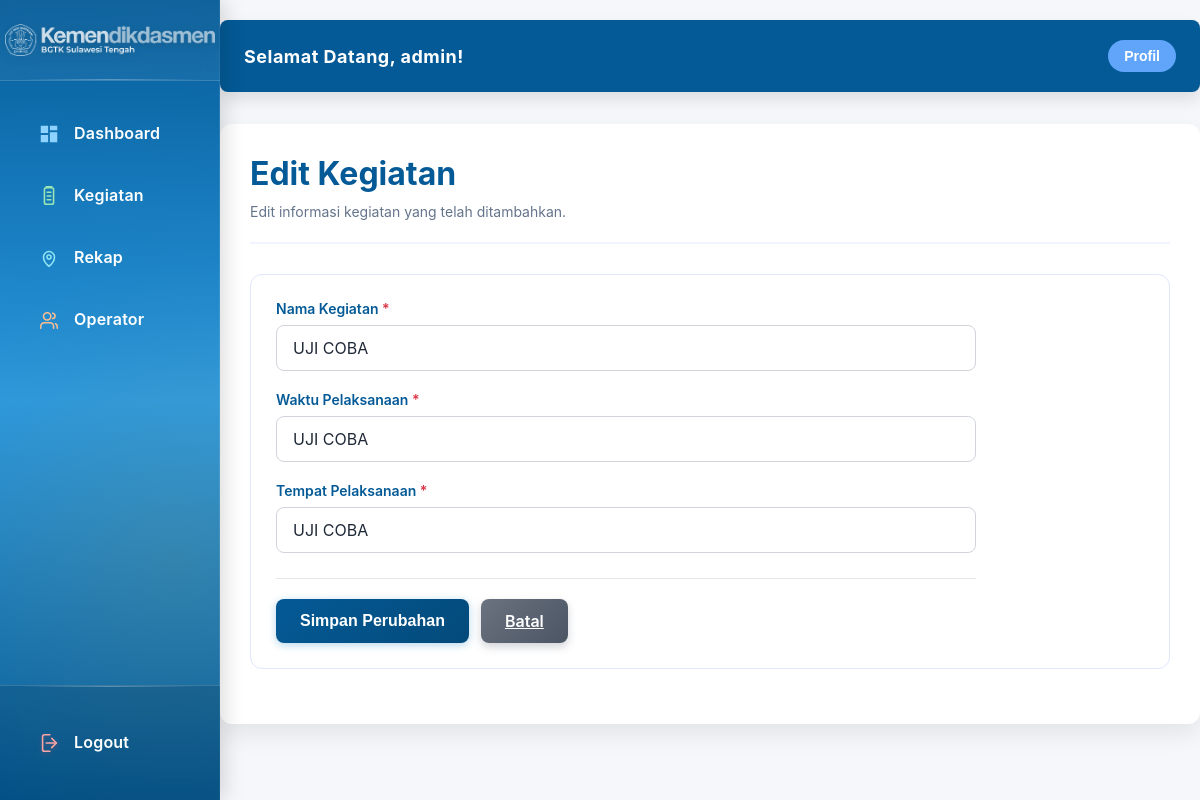
Page /admin/edit-kegiatan/9 (signed in) on the committed database.
### tables this page shows
CREATE TABLE kegiatan_master (
            id INTEGER PRIMARY KEY AUTOINCREMENT,
            nama_kegiatan TEXT NOT NULL,
            waktu_pelaksanaan VARCHAR(100) NOT NULL,
            tempat_pelaksanaan VARCHAR(200) NOT NULL,
            created_at TIMESTAMP DEFAULT CURRENT_TIMESTAMP,
            updated_at TIMESTAMP DEFAULT CURRENT_TIMESTAMP
        , is_hidden INTEGER DEFAULT 0);

### app.py (the view)
@app.route('/admin/edit-kegiatan/<int:kegiatan_id>', methods=['GET', 'POST'])
@admin_required
def admin_edit_kegiatan(kegiatan_id):
    return _edit_kegiatan(kegiatan_id, is_operator=False)

### app.py (called while the page is built)
def get_db_connection():
    try:
        connection = sqlite3.connect(DB_PATH, check_same_thread=False)
        connection.row_factory = sqlite3.Row  # Enable dictionary-like access
        connection.execute('PRAGMA foreign_keys = ON')
        return connection
    except sqlite3.Error as e:
        print(f"❌ Error connecting to SQLite: {e}")
        print(f"   Database path: {DB_PATH}")
        return None

def row_to_dict(row):
    if row is None:
        return None
    if isinstance(row, dict):
        return row
    return dict(row)

def is_logged_in():
    return session.get('logged_in', False)

def get_user_role():
    return session.get('user_role', 'user')

def is_admin():
    return session.get('is_admin', False)

def get_username():
    return session.get('username')

def get_user_display_name():
    user_nama = session.get('user_nama')
    username = session.get('username')
    return user_nama if user_nama else (username if username else 'Admin')

def admin_required(f):
    @wraps(f)
    def decorated_function(*args, **kwargs):
        if not is_logged_in():
            flash('Silakan login terlebih dahulu!', 'error')
            return redirect(url_for('login'))
        if not is_admin():
            flash('Anda tidak memiliki akses ke halaman ini!', 'error')
            return redirect(url_for('dashboard'))
        return f(*args, **kwargs)
    return decorated_function

@app.before_request
def refresh_session():
    if session.get('logged_in'):
        session.permanent = True
        session.modified = True

@app.after_request
def set_cache_headers(response):
    if response.content_type and 'text/html' in response.content_type:
        response.headers['Cache-Control'] = 'no-cache, no-store, must-revalidate, max-age=0'
        response.headers['Pragma'] = 'no-cache'
        response.headers['Expires'] = '0'
        response.headers['Vary'] = 'Cookie'
    if session.get('logged_in'):
        session.permanent = True
        session.modified = True
    return response

@app.context_processor
def inject_user_role():
    return dict(
        user_role=get_user_role(),
        user_display_name=get_user_display_name(),
        is_logged_in=is_logged_in(),
        is_admin=is_admin()
    )

### templates/admin/admin-edit-kegiatan.html (shortened to what this page needs)
<!DOCTYPE html>
<html lang="id">
<head>
    <link rel="stylesheet" href="{{ url_for('static', filename='css/admin.css') }}">
</head>
<body>
    <div class="admin-wrapper">
        <aside class="sidebar">
            <div class="sidebar-header">
                <img src="{{ url_for('static', filename='LOGO.png') }}" alt="BGTK Sulteng" class="sidebar-logo">
            </div>
            <nav class="sidebar-nav">
                <a href="{{ url_for('admin_dashboard') }}" class="sidebar-link">
                    <span class="sidebar-icon icon-dashboard" aria-hidden="true">
                        <svg viewBox="0 0 24 24" fill="currentColor">
                            <path d="M3 3h8v8H3V3zm10 0h8v5h-8V3zm0 7h8v11h-8V10zM3 13h8v8H3v-8z"/>
                        </svg>
                    </span>
                    <div class="sidebar-link-text">
                        <span class="sidebar-title">Dashboard</span>
                    </div>
                </a>
                <a href="{{ url_for('admin_kegiatan') }}" class="sidebar-link {% if 'kegiatan' in request.path and 'edit-kegiatan' not in request.path and 'detail' not in request.path %}active{% endif %}">
                    <span class="sidebar-icon icon-kegiatan" aria-hidden="true">
                        <svg viewBox="0 0 24 24" fill="none" stroke="currentColor" stroke-width="1.7" stroke-linecap="round" stroke-linejoin="round">
                            <path d="M9 3h6a2 2 0 0 1 2 2v14a2 2 0 0 1-2 2H9a2 2 0 0 1-2-2V5a2 2 0 0 1 2-2Z"/>
                            <path d="M9 3V2h6v1m-5 5h4m-4 4h4m-4 4h4"/>
                        </svg>
                    </span>
                    <div class="sidebar-link-text">
                        <span class="sidebar-title">Kegiatan</span>
                    </div>
                </a>
                <a href="{{ url_for('admin_rekap_filter') }}" class="sidebar-link {% if 'rekap-filter' in request.path %}active{% endif %}">
                    <span class="sidebar-icon icon-rekap" aria-hidden="true">
                        <svg viewBox="0 0 24 24" fill="none" stroke="currentColor" stroke-width="1.7" stroke-linecap="round" stroke-linejoin="round">
                            <path d="M12 21s-6-4.35-6-10a6 6 0 1 1 12 0c0 5.65-6 10-6 10Z"/>
                            <circle cx="12" cy="11" r="2.2"/>
                        </svg>
                    </span>
                    <div class="sidebar-link-text">
                        <span class="sidebar-title">Rekap</span>
                    </div>
                </a>
                {% if user_role != 'operator' %}
                <a href="{{ url_for('admin_users') }}" class="sidebar-link {% if 'users' in request.path or 'edit-operator' in request.path %}active{% endif %}">
                    <span class="sidebar-icon icon-users" aria-hidden="true">
                        <svg viewBox="0 0 24 24" fill="none" stroke="currentColor" stroke-width="1.7" stroke-linecap="round" stroke-linejoin="round">
                            <path d="M17 21v-2a4 4 0 0 0-4-4H7a4 4 0 0 0-4 4v2"/>
                            <circle cx="10" cy="8" r="4"/>
                            <path d="M21 21v-2a3 3 0 0 0-2-2.82m-3-11.65a3 3 0 0 1 0 5.94"/>
                        </svg>
                    </span>
                    <div class="sidebar-link-text">
                        <span class="sidebar-title">Operator</span>
                    </div>
                </a>
                {% endif %}
            </nav>
            <div class="sidebar-footer">
                <a href="{{ url_for('logout') }}" class="sidebar-link sidebar-link--logout">
                    <span class="sidebar-icon icon-logout" aria-hidden="true">
                        <svg viewBox="0 0 24 24" fill="none" stroke="currentColor" stroke-width="1.7" stroke-linecap="round" stroke-linejoin="round">
                            <path d="M15 17l5-5-5-5"/>
                            <path d="M20 12H9"/>
                            <path d="M13 21H7a2 2 0 0 1-2-2V5a2 2 0 0 1 2-2h6"/>
                        </svg>
                    </span>
                    <div class="sidebar-link-text">
                        <span class="sidebar-title">Logout</span>
                    </div>
                </a>
            </div>
        </aside>
        <main class="main-content">
            <div class="topbar">
                <div class="topbar-title">Selamat Datang, {{ user_display_name or 'Admin' }}!</div>
                <div class="profile-menu">
                    <button type="button" class="profile-btn" id="profileBtn">Profil</button>
                </div>
            </div>
            <div class="container">
                <div class="header">
                    <div>
                        <h1>Edit Kegiatan</h1>
                        <p class="header-subtitle">Edit informasi kegiatan yang telah ditambahkan.</p>
                    </div>
                </div>
                {% if kegiatan %}
                <div class="form-card">
                    <form method="POST" class="kegiatan-form" id="editKegiatanForm" autocomplete="off">
                        <div class="form-group">
                            <label for="nama_kegiatan">Nama Kegiatan <span class="required">*</span></label>
                            <input type="text"
                                   id="nama_kegiatan"
                                   name="nama_kegiatan"
                                   class="form-input"
                                   placeholder="Masukkan nama kegiatan"
                                   value="{{ kegiatan.get('nama_kegiatan', '') or '' }}"
                                   required>
                        </div>
                        <div class="form-group">
                            <label for="waktu_pelaksanaan">Waktu Pelaksanaan <span class="required">*</span></label>
                            <input type="text"
                                   id="waktu_pelaksanaan"
                                   name="waktu_pelaksanaan"
                                   class="form-input"
                                   placeholder="Contoh: 15-20 Januari 2025"
                                   value="{{ kegiatan.get('waktu_pelaksanaan', '') or '' }}"
                                   required>
                        </div>
                        <div class="form-group">
                            <label for="tempat_pelaksanaan">Tempat Pelaksanaan <span class="required">*</span></label>
                            <input type="text"
                                   id="tempat_pelaksanaan"
                                   name="tempat_pelaksanaan"
                                   class="form-input"
                                   placeholder="Masukkan tempat pelaksanaan"
                                   value="{{ kegiatan.get('tempat_pelaksanaan', '') or '' }}"
                                   required>
                        </div>
                        <div class="form-actions">
                            <button type="submit" class="btn btn-primary">Simpan Perubahan</button>
                            <a href="{% if user_role == 'operator' %}{{ url_for('admin_kegiatan') }}{% else %}{{ url_for('admin_kegiatan') }}{% endif %}" class="btn btn-secondary">Batal</a>
                        </div>
                    </form>
                </div>
                {% endif %}
            </div>
        </main>
    </div>
</body>
</html>

### rows in the picture
kegiatan_master: nama_kegiatan "UJI COBA", waktu_pelaksanaan "UJI COBA", tempat_pelaksanaan "UJI COBA"

### other values in the picture
{{ user_display_name or 'Admin' }} "admin"
